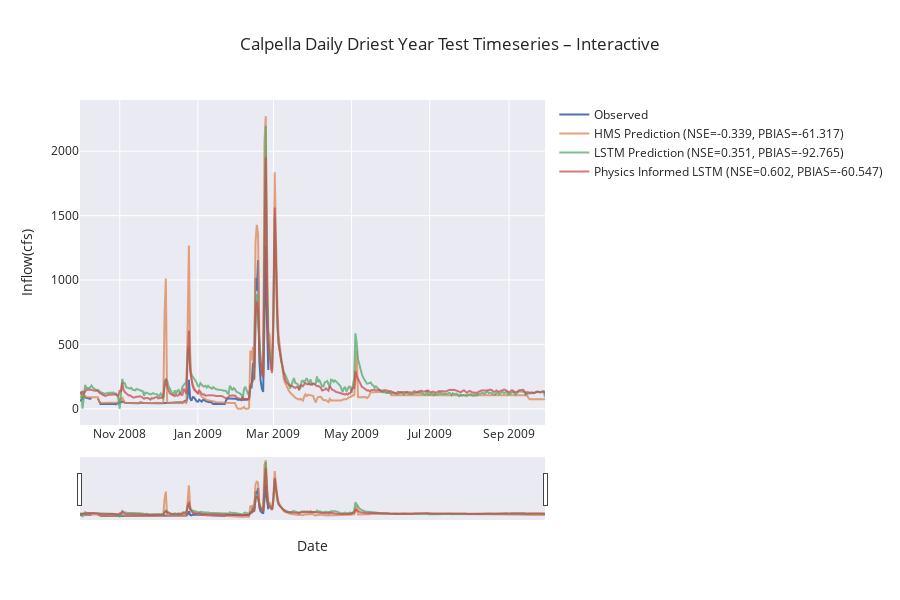

Notebook cell for this chart:
### Code cell
if not skip_best_model_test:
    plot_timeseries_comparison(source=(no_physics_test_csv, physics_test_csv, path_to_physics_data), title="Calpella Daily Driest Year Test Timeseries – Interactive", backend="plotly", metrics=metric_list, start_date=dryest_start_test, end_date=dryest_end_test, metrics_out="calpella_daily_test_dry_metrics.csv", ts_out="calpella_daily_test_dry_combined_ts.csv", legend_font=12, axis_font=22)
else:
    plot_timeseries_comparison(source=combined_df, title="Calpella Daily Driest Year Test Timeseries – Interactive", backend="plotly", metrics=metric_list, start_date=dryest_start_test, end_date=dryest_end_test, metrics_out="calpella_daily_test_dry_metrics.csv", ts_out="calpella_daily_test_dry_combined_ts.csv", legend_font=12, axis_font=22)

### Figure 1 — Plotly figure (JSON) as saved in the notebook; plotly's stock layout.template omitted (floating-point values rounded to 4 significant figures; data arrays with more than 128 entries replaced by an {"elided": "..."} marker saying what was removed)
{"data": [{"line": {"width": 2}, "mode": "lines", "name": "Observed", "type": "scatter", "x": {"elided": "364 str values"}, "y": {"elided": "364 float values"}}, {"line": {"width": 2}, "mode": "lines", "name": "HMS Prediction (NSE=-0.339, PBIAS=-61.317)", "opacity": 0.75, "type": "scatter", "x": {"elided": "364 str values"}, "y": {"elided": "364 float values"}}, {"line": {"width": 2}, "mode": "lines", "name": "LSTM Prediction (NSE=0.351, PBIAS=-92.765)", "opacity": 0.75, "type": "scatter", "x": {"elided": "364 str values"}, "y": {"elided": "364 float values"}}, {"line": {"width": 2}, "mode": "lines", "name": "Physics Informed LSTM (NSE=0.602, PBIAS=-60.547)", "opacity": 0.75, "type": "scatter", "x": {"elided": "364 str values"}, "y": {"elided": "364 float values"}}], "layout": {"height": 600, "hovermode": "x unified", "legend": {"bgcolor": "rgba(0,0,0,0)", "font": {"size": 12}, "x": 1.02, "xanchor": "left", "y": 1, "yanchor": "top"}, "margin": {"r": 300}, "title": {"text": "Calpella Daily Driest Year Test Timeseries – Interactive"}, "xaxis": {"rangeslider": {"visible": true}, "title": {"text": "Date"}, "type": "date"}, "yaxis": {"title": {"text": "Inflow(cfs)"}}}}
